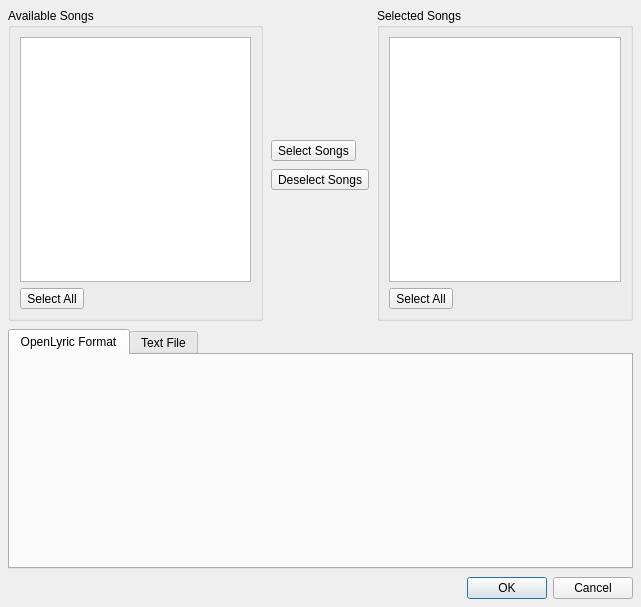
<ui version="4.0" >
 <class>SongExportDialog</class>
 <widget class="QDialog" name="SongExportDialog" >
  <property name="geometry" >
   <rect>
    <x>0</x>
    <y>0</y>
    <width>641</width>
    <height>607</height>
   </rect>
  </property>
  <property name="windowTitle" >
   <string>Dialog</string>
  </property>
  <layout class="QVBoxLayout" name="SongExportLayout" >
   <property name="spacing" >
    <number>8</number>
   </property>
   <property name="margin" >
    <number>8</number>
   </property>
   <item>
    <widget class="QWidget" native="1" name="SongListsWidget" >
     <layout class="QHBoxLayout" name="SongListsLayout" >
      <property name="spacing" >
       <number>8</number>
      </property>
      <property name="margin" >
       <number>0</number>
      </property>
      <item>
       <widget class="QGroupBox" name="AvailableGroupBox" >
        <property name="title" >
         <string>Available Songs</string>
        </property>
        <layout class="QVBoxLayout" name="verticalLayout" >
         <item>
          <widget class="QListWidget" name="AvailableListWidget" />
         </item>
         <item>
          <widget class="QToolButton" name="AvailableAllToolButton" >
           <property name="text" >
            <string>Select All</string>
           </property>
          </widget>
         </item>
        </layout>
       </widget>
      </item>
      <item>
       <widget class="QWidget" native="1" name="SelectionWidget" >
        <property name="sizePolicy" >
         <sizepolicy vsizetype="Minimum" hsizetype="Minimum" >
          <horstretch>0</horstretch>
          <verstretch>0</verstretch>
         </sizepolicy>
        </property>
        <property name="maximumSize" >
         <size>
          <width>30</width>
          <height>16777215</height>
         </size>
        </property>
        <layout class="QVBoxLayout" name="SelectionLayout" >
         <property name="spacing" >
          <number>8</number>
         </property>
         <property name="sizeConstraint" >
          <enum>QLayout::SetMinimumSize</enum>
         </property>
         <property name="margin" >
          <number>0</number>
         </property>
         <item>
          <spacer name="TopVerticalSpacer" >
           <property name="orientation" >
            <enum>Qt::Vertical</enum>
           </property>
           <property name="sizeType" >
            <enum>QSizePolicy::MinimumExpanding</enum>
           </property>
           <property name="sizeHint" stdset="0" >
            <size>
             <width>20</width>
             <height>132</height>
            </size>
           </property>
          </spacer>
         </item>
         <item>
          <widget class="QToolButton" name="SelectToolButton" >
           <property name="text" >
            <string>Select Songs</string>
           </property>
           <property name="icon" >
            <iconset resource="../images/openlp-2.qrc" >
             <normaloff>:/exports/export_move_to_list.png</normaloff>:/exports/export_move_to_list.png</iconset>
           </property>
           <property name="iconSize" >
            <size>
             <width>20</width>
             <height>20</height>
            </size>
           </property>
          </widget>
         </item>
         <item>
          <widget class="QToolButton" name="DeselectToolButton" >
           <property name="text" >
            <string>Deselect Songs</string>
           </property>
           <property name="icon" >
            <iconset resource="../images/openlp-2.qrc" >
             <normaloff>:/exports/export_remove.png</normaloff>:/exports/export_remove.png</iconset>
           </property>
           <property name="iconSize" >
            <size>
             <width>20</width>
             <height>20</height>
            </size>
           </property>
          </widget>
         </item>
         <item>
          <spacer name="BottomVerticalSpacer" >
           <property name="orientation" >
            <enum>Qt::Vertical</enum>
           </property>
           <property name="sizeType" >
            <enum>QSizePolicy::MinimumExpanding</enum>
           </property>
           <property name="sizeHint" stdset="0" >
            <size>
             <width>20</width>
             <height>131</height>
            </size>
           </property>
          </spacer>
         </item>
        </layout>
       </widget>
      </item>
      <item>
       <widget class="QGroupBox" name="SelectedGroupBox" >
        <property name="title" >
         <string>Selected Songs</string>
        </property>
        <layout class="QVBoxLayout" name="verticalLayout_2" >
         <item>
          <widget class="QListWidget" name="SelectedListWidget" />
         </item>
         <item>
          <widget class="QToolButton" name="SelectedAllToolButton" >
           <property name="text" >
            <string>Select All</string>
           </property>
          </widget>
         </item>
        </layout>
       </widget>
      </item>
     </layout>
    </widget>
   </item>
   <item>
    <widget class="QTabWidget" name="ExportTabWidget" >
     <property name="currentIndex" >
      <number>0</number>
     </property>
     <widget class="QWidget" name="OpenLyricTab" >
      <attribute name="title" >
       <string>OpenLyric Format</string>
      </attribute>
     </widget>
     <widget class="QWidget" name="TextFileTab" >
      <attribute name="title" >
       <string>Text File</string>
      </attribute>
     </widget>
    </widget>
   </item>
   <item>
    <widget class="QDialogButtonBox" name="SongExportButtonBox" >
     <property name="orientation" >
      <enum>Qt::Horizontal</enum>
     </property>
     <property name="standardButtons" >
      <set>QDialogButtonBox::Cancel|QDialogButtonBox::Ok</set>
     </property>
    </widget>
   </item>
  </layout>
 </widget>
 <tabstops>
  <tabstop>SongExportButtonBox</tabstop>
  <tabstop>AvailableListWidget</tabstop>
  <tabstop>AvailableAllToolButton</tabstop>
  <tabstop>SelectToolButton</tabstop>
  <tabstop>DeselectToolButton</tabstop>
  <tabstop>SelectedListWidget</tabstop>
  <tabstop>SelectedAllToolButton</tabstop>
  <tabstop>ExportTabWidget</tabstop>
 </tabstops>
 <resources>
  <include location="../images/openlp-2.qrc" />
 </resources>
 <connections>
  <connection>
   <sender>SongExportButtonBox</sender>
   <signal>accepted()</signal>
   <receiver>SongExportDialog</receiver>
   <slot>accept()</slot>
   <hints>
    <hint type="sourcelabel" >
     <x>248</x>
     <y>254</y>
    </hint>
    <hint type="destinationlabel" >
     <x>157</x>
     <y>274</y>
    </hint>
   </hints>
  </connection>
  <connection>
   <sender>SongExportButtonBox</sender>
   <signal>rejected()</signal>
   <receiver>SongExportDialog</receiver>
   <slot>reject()</slot>
   <hints>
    <hint type="sourcelabel" >
     <x>316</x>
     <y>260</y>
    </hint>
    <hint type="destinationlabel" >
     <x>286</x>
     <y>274</y>
    </hint>
   </hints>
  </connection>
 </connections>
</ui>
